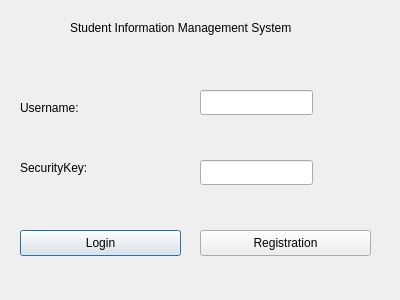
<?xml version="1.0" encoding="UTF-8"?>
<ui version="4.0">
 <class>logDialog</class>
 <widget class="QDialog" name="logDialog">
  <property name="geometry">
   <rect>
    <x>0</x>
    <y>0</y>
    <width>400</width>
    <height>300</height>
   </rect>
  </property>
  <property name="windowTitle">
   <string>Dialog</string>
  </property>
  <widget class="QLineEdit" name="usernameLinedit">
   <property name="geometry">
    <rect>
     <x>200</x>
     <y>90</y>
     <width>113</width>
     <height>25</height>
    </rect>
   </property>
  </widget>
  <widget class="QLineEdit" name="passwdLinedit">
   <property name="geometry">
    <rect>
     <x>200</x>
     <y>160</y>
     <width>113</width>
     <height>25</height>
    </rect>
   </property>
   <property name="echoMode">
    <enum>QLineEdit::Password</enum>
   </property>
  </widget>
  <widget class="QPushButton" name="LoginBtn">
   <property name="geometry">
    <rect>
     <x>20</x>
     <y>230</y>
     <width>161</width>
     <height>26</height>
    </rect>
   </property>
   <property name="text">
    <string>Login</string>
   </property>
  </widget>
  <widget class="QPushButton" name="RegBtn">
   <property name="geometry">
    <rect>
     <x>200</x>
     <y>230</y>
     <width>171</width>
     <height>26</height>
    </rect>
   </property>
   <property name="text">
    <string>Registration</string>
   </property>
  </widget>
  <widget class="QLabel" name="label">
   <property name="geometry">
    <rect>
     <x>20</x>
     <y>100</y>
     <width>121</width>
     <height>16</height>
    </rect>
   </property>
   <property name="text">
    <string>Username: </string>
   </property>
  </widget>
  <widget class="QLabel" name="label_2">
   <property name="geometry">
    <rect>
     <x>20</x>
     <y>160</y>
     <width>141</width>
     <height>16</height>
    </rect>
   </property>
   <property name="text">
    <string>SecurityKey: </string>
   </property>
  </widget>
  <widget class="QLabel" name="label_3">
   <property name="geometry">
    <rect>
     <x>70</x>
     <y>20</y>
     <width>311</width>
     <height>16</height>
    </rect>
   </property>
   <property name="text">
    <string>Student Information Management System</string>
   </property>
  </widget>
 </widget>
 <resources/>
 <connections/>
</ui>
